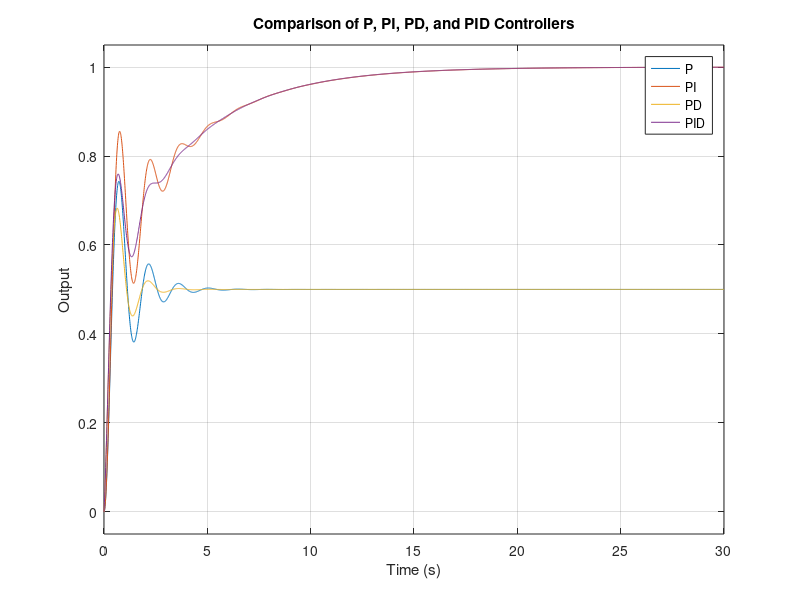

This figure's MATLAB source: (Note: this script raises an error after producing the figure.)
%% EP03 - PID Controller Fundamentals
% Control System Design with MATLAB

clc;
clear;
close all;

%% 1. Define the Plant

s = tf('s');

G = 1/(s^2 + 2*s + 10);

disp('Plant transfer function:');
G

%% 2. Define PID Gains

Kp = 10;
Ki = 5;
Kd = 1;

%% 3. Create the P, PI, PD, and PID Controllers

C_P = pid(Kp,0,0);
C_PI = pid(Kp,Ki,0);
C_PD = pid(Kp,0,Kd);
C_PID = pid(Kp,Ki,Kd);

disp('P Controller:');
C_P

disp('PI Controller:');
C_PI

disp('PD Controller:');
C_PD

disp('PID Controller:');
C_PID

%% 4. Create the Closed-Loop Systems

T_P = feedback(C_P*G,1);
T_PI = feedback(C_PI*G,1);
T_PD = feedback(C_PD*G,1);
T_PID = feedback(C_PID*G,1);

%% 5. Compare the Closed-Loop Step Responses

t = 0:0.01:30;

figure;
step(T_P,T_PI,T_PD,T_PID,t);
grid on;
legend('P','PI','PD','PID');
title('Comparison of P, PI, PD, and PID Controllers');
xlabel('Time (s)');
ylabel('Output');

%% 6. Analyze System Performance

info_P = stepinfo(T_P);
info_PI = stepinfo(T_PI);
info_PD = stepinfo(T_PD);
info_PID = stepinfo(T_PID);

disp('P Controller Performance:');
disp(info_P);

disp('PI Controller Performance:');
disp(info_PI);

disp('PD Controller Performance:');
disp(info_PD);

disp('PID Controller Performance:');
disp(info_PID);

%% 7. Check Stability

disp('P Controller Stable:');
disp(isstable(T_P));

disp('PI Controller Stable:');
disp(isstable(T_PI));

disp('PD Controller Stable:');
disp(isstable(T_PD));

disp('PID Controller Stable:');
disp(isstable(T_PID));

%% 8. Compare DC Gains

dc_P = dcgain(T_P);
dc_PI = dcgain(T_PI);
dc_PD = dcgain(T_PD);
dc_PID = dcgain(T_PID);

disp('DC Gain - P:');
disp(dc_P);

disp('DC Gain - PI:');
disp(dc_PI);

disp('DC Gain - PD:');
disp(dc_PD);

disp('DC Gain - PID:');
disp(dc_PID);
